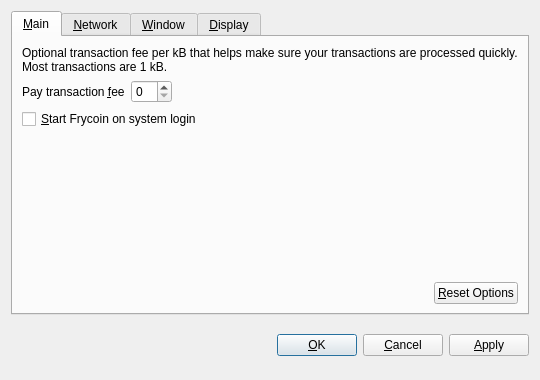
<?xml version="1.0" encoding="UTF-8"?>
<ui version="4.0">
 <class>OptionsDialog</class>
 <widget class="QDialog" name="OptionsDialog">
  <property name="geometry">
   <rect>
    <x>0</x>
    <y>0</y>
    <width>540</width>
    <height>380</height>
   </rect>
  </property>
  <property name="windowTitle">
   <string>Options</string>
  </property>
  <property name="modal">
   <bool>true</bool>
  </property>
  <layout class="QVBoxLayout" name="verticalLayout">
   <item>
    <widget class="QTabWidget" name="tabWidget">
     <property name="tabPosition">
      <enum>QTabWidget::North</enum>
     </property>
     <property name="currentIndex">
      <number>0</number>
     </property>
     <widget class="QWidget" name="tabMain">
      <attribute name="title">
       <string>&amp;Main</string>
      </attribute>
      <layout class="QVBoxLayout" name="verticalLayout_Main">
       <item>
        <widget class="QLabel" name="transactionFeeInfoLabel">
         <property name="text">
          <string>Optional transaction fee per kB that helps make sure your transactions are processed quickly. Most transactions are 1 kB.</string>
         </property>
         <property name="textFormat">
          <enum>Qt::PlainText</enum>
         </property>
         <property name="wordWrap">
          <bool>true</bool>
         </property>
        </widget>
       </item>
       <item>
        <layout class="QHBoxLayout" name="horizontalLayout_1_Main">
         <item>
          <widget class="QLabel" name="transactionFeeLabel">
           <property name="text">
            <string>Pay transaction &amp;fee</string>
           </property>
           <property name="textFormat">
            <enum>Qt::PlainText</enum>
           </property>
           <property name="buddy">
            <cstring>transactionFee</cstring>
           </property>
          </widget>
         </item>
         <item>
          <widget class="BitcoinAmountField" name="transactionFee"/>
         </item>
         <item>
          <spacer name="horizontalSpacer_1_Main">
           <property name="orientation">
            <enum>Qt::Horizontal</enum>
           </property>
           <property name="sizeHint" stdset="0">
            <size>
             <width>40</width>
             <height>20</height>
            </size>
           </property>
          </spacer>
         </item>
        </layout>
       </item>
       <item>
        <widget class="QCheckBox" name="bitcoinAtStartup">
         <property name="toolTip">
          <string>Automatically start Frycoin after logging in to the system.</string>
         </property>
         <property name="text">
          <string>&amp;Start Frycoin on system login</string>
         </property>
        </widget>
       </item>
       <item>
        <spacer name="verticalSpacer_Main">
         <property name="orientation">
          <enum>Qt::Vertical</enum>
         </property>
         <property name="sizeHint" stdset="0">
          <size>
           <width>20</width>
           <height>40</height>
          </size>
         </property>
        </spacer>
       </item>
       <item>
        <layout class="QHBoxLayout" name="horizontalLayout_2_Main">
         <item>
          <spacer name="horizontalSpacer_2_Main">
           <property name="orientation">
            <enum>Qt::Horizontal</enum>
           </property>
           <property name="sizeHint" stdset="0">
            <size>
             <width>40</width>
             <height>20</height>
            </size>
           </property>
          </spacer>
         </item>
         <item>
          <widget class="QPushButton" name="resetButton">
           <property name="toolTip">
            <string>Reset all client options to default.</string>
           </property>
           <property name="text">
            <string>&amp;Reset Options</string>
           </property>
           <property name="autoDefault">
            <bool>false</bool>
           </property>
          </widget>
         </item>
        </layout>
       </item>
      </layout>
     </widget>
     <widget class="QWidget" name="tabNetwork">
      <attribute name="title">
       <string>&amp;Network</string>
      </attribute>
      <layout class="QVBoxLayout" name="verticalLayout_Network">
       <item>
        <widget class="QCheckBox" name="mapPortUpnp">
         <property name="toolTip">
          <string>Automatically open the Frycoin client port on the router. This only works when your router supports UPnP and it is enabled.</string>
         </property>
         <property name="text">
          <string>Map port using &amp;UPnP</string>
         </property>
        </widget>
       </item>
       <item>
        <widget class="QCheckBox" name="connectSocks">
         <property name="toolTip">
          <string>Connect to the Frycoin network through a SOCKS proxy (e.g. when connecting through Tor).</string>
         </property>
         <property name="text">
          <string>&amp;Connect through SOCKS proxy:</string>
         </property>
        </widget>
       </item>
       <item>
        <layout class="QHBoxLayout" name="horizontalLayout_Network">
         <item>
          <widget class="QLabel" name="proxyIpLabel">
           <property name="text">
            <string>Proxy &amp;IP:</string>
           </property>
           <property name="textFormat">
            <enum>Qt::PlainText</enum>
           </property>
           <property name="buddy">
            <cstring>proxyIp</cstring>
           </property>
          </widget>
         </item>
         <item>
          <widget class="QValidatedLineEdit" name="proxyIp">
           <property name="maximumSize">
            <size>
             <width>140</width>
             <height>16777215</height>
            </size>
           </property>
           <property name="toolTip">
            <string>IP address of the proxy (e.g. 127.0.0.1)</string>
           </property>
          </widget>
         </item>
         <item>
          <widget class="QLabel" name="proxyPortLabel">
           <property name="text">
            <string>&amp;Port:</string>
           </property>
           <property name="textFormat">
            <enum>Qt::PlainText</enum>
           </property>
           <property name="buddy">
            <cstring>proxyPort</cstring>
           </property>
          </widget>
         </item>
         <item>
          <widget class="QLineEdit" name="proxyPort">
           <property name="maximumSize">
            <size>
             <width>55</width>
             <height>16777215</height>
            </size>
           </property>
           <property name="toolTip">
            <string>Port of the proxy (e.g. 9050)</string>
           </property>
          </widget>
         </item>
         <item>
          <widget class="QLabel" name="socksVersionLabel">
           <property name="text">
            <string>SOCKS &amp;Version:</string>
           </property>
           <property name="textFormat">
            <enum>Qt::PlainText</enum>
           </property>
           <property name="buddy">
            <cstring>socksVersion</cstring>
           </property>
          </widget>
         </item>
         <item>
          <widget class="QValueComboBox" name="socksVersion">
           <property name="toolTip">
            <string>SOCKS version of the proxy (e.g. 5)</string>
           </property>
          </widget>
         </item>
         <item>
          <spacer name="horizontalSpacer_Network">
           <property name="orientation">
            <enum>Qt::Horizontal</enum>
           </property>
           <property name="sizeHint" stdset="0">
            <size>
             <width>40</width>
             <height>20</height>
            </size>
           </property>
          </spacer>
         </item>
        </layout>
       </item>
       <item>
        <spacer name="verticalSpacer_Network">
         <property name="orientation">
          <enum>Qt::Vertical</enum>
         </property>
         <property name="sizeHint" stdset="0">
          <size>
           <width>20</width>
           <height>40</height>
          </size>
         </property>
        </spacer>
       </item>
      </layout>
     </widget>
     <widget class="QWidget" name="tabWindow">
      <attribute name="title">
       <string>&amp;Window</string>
      </attribute>
      <layout class="QVBoxLayout" name="verticalLayout_Window">
       <item>
        <widget class="QCheckBox" name="minimizeToTray">
         <property name="toolTip">
          <string>Show only a tray icon after minimizing the window.</string>
         </property>
         <property name="text">
          <string>&amp;Minimize to the tray instead of the taskbar</string>
         </property>
        </widget>
       </item>
       <item>
        <widget class="QCheckBox" name="minimizeOnClose">
         <property name="toolTip">
          <string>Minimize instead of exit the application when the window is closed. When this option is enabled, the application will be closed only after selecting Quit in the menu.</string>
         </property>
         <property name="text">
          <string>M&amp;inimize on close</string>
         </property>
        </widget>
       </item>
       <item>
        <spacer name="verticalSpacer_Window">
         <property name="orientation">
          <enum>Qt::Vertical</enum>
         </property>
         <property name="sizeHint" stdset="0">
          <size>
           <width>20</width>
           <height>40</height>
          </size>
         </property>
        </spacer>
       </item>
      </layout>
     </widget>
     <widget class="QWidget" name="tabDisplay">
      <attribute name="title">
       <string>&amp;Display</string>
      </attribute>
      <layout class="QVBoxLayout" name="verticalLayout_Display">
       <item>
        <layout class="QHBoxLayout" name="horizontalLayout_1_Display">
         <item>
          <widget class="QLabel" name="langLabel">
           <property name="text">
            <string>User Interface &amp;language:</string>
           </property>
           <property name="textFormat">
            <enum>Qt::PlainText</enum>
           </property>
           <property name="buddy">
            <cstring>lang</cstring>
           </property>
          </widget>
         </item>
         <item>
          <widget class="QValueComboBox" name="lang">
           <property name="toolTip">
            <string>The user interface language can be set here. This setting will take effect after restarting Frycoin.</string>
           </property>
          </widget>
         </item>
        </layout>
       </item>
       <item>
        <layout class="QHBoxLayout" name="horizontalLayout_2_Display">
         <item>
          <widget class="QLabel" name="unitLabel">
           <property name="text">
            <string>&amp;Unit to show amounts in:</string>
           </property>
           <property name="textFormat">
            <enum>Qt::PlainText</enum>
           </property>
           <property name="buddy">
            <cstring>unit</cstring>
           </property>
          </widget>
         </item>
         <item>
          <widget class="QValueComboBox" name="unit">
           <property name="toolTip">
            <string>Choose the default subdivision unit to show in the interface and when sending coins.</string>
           </property>
          </widget>
         </item>
        </layout>
       </item>
       <item>
        <widget class="QCheckBox" name="displayAddresses">
         <property name="toolTip">
          <string>Whether to show Frycoin addresses in the transaction list or not.</string>
         </property>
         <property name="text">
          <string>&amp;Display addresses in transaction list</string>
         </property>
        </widget>
       </item>
       <item>
        <widget class="QCheckBox" name="coinControlFeatures">
         <property name="toolTip">
          <string>Whether to show coin control features or not.</string>
         </property>
         <property name="text">
          <string>Display coin &amp;control features (experts only!)</string>
         </property>
        </widget>
       </item>
       <item>
        <spacer name="verticalSpacer_Display">
         <property name="orientation">
          <enum>Qt::Vertical</enum>
         </property>
         <property name="sizeHint" stdset="0">
          <size>
           <width>20</width>
           <height>40</height>
          </size>
         </property>
        </spacer>
       </item>
      </layout>
     </widget>
    </widget>
   </item>
   <item>
    <layout class="QHBoxLayout" name="horizontalLayout_Buttons">
     <item>
      <spacer name="horizontalSpacer_1">
       <property name="orientation">
        <enum>Qt::Horizontal</enum>
       </property>
       <property name="sizeHint" stdset="0">
        <size>
         <width>40</width>
         <height>48</height>
        </size>
       </property>
      </spacer>
     </item>
     <item>
      <widget class="QLabel" name="statusLabel">
       <property name="font">
        <font>
         <weight>75</weight>
         <bold>true</bold>
        </font>
       </property>
       <property name="text">
        <string/>
       </property>
       <property name="textFormat">
        <enum>Qt::PlainText</enum>
       </property>
       <property name="wordWrap">
        <bool>true</bool>
       </property>
      </widget>
     </item>
     <item>
      <spacer name="horizontalSpacer_2">
       <property name="orientation">
        <enum>Qt::Horizontal</enum>
       </property>
       <property name="sizeHint" stdset="0">
        <size>
         <width>40</width>
         <height>48</height>
        </size>
       </property>
      </spacer>
     </item>
     <item>
      <widget class="QPushButton" name="okButton">
       <property name="text">
        <string>&amp;OK</string>
       </property>
      </widget>
     </item>
     <item>
      <widget class="QPushButton" name="cancelButton">
       <property name="text">
        <string>&amp;Cancel</string>
       </property>
       <property name="autoDefault">
        <bool>false</bool>
       </property>
      </widget>
     </item>
     <item>
      <widget class="QPushButton" name="applyButton">
       <property name="text">
        <string>&amp;Apply</string>
       </property>
       <property name="autoDefault">
        <bool>false</bool>
       </property>
      </widget>
     </item>
    </layout>
   </item>
  </layout>
 </widget>
 <customwidgets>
  <customwidget>
   <class>BitcoinAmountField</class>
   <extends>QSpinBox</extends>
   <header>bitcoinamountfield.h</header>
  </customwidget>
  <customwidget>
   <class>QValueComboBox</class>
   <extends>QComboBox</extends>
   <header>qvaluecombobox.h</header>
  </customwidget>
  <customwidget>
   <class>QValidatedLineEdit</class>
   <extends>QLineEdit</extends>
   <header>qvalidatedlineedit.h</header>
  </customwidget>
 </customwidgets>
 <resources/>
 <connections/>
</ui>
